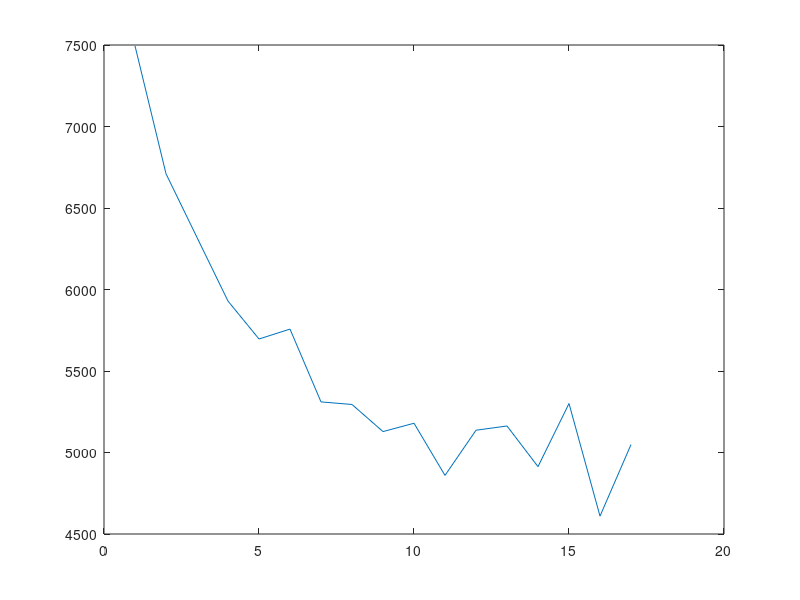

Write the MATLAB code that produced this figure.
%% TEST GAUSSIAN
% All tests that are done for the outcomes of LDA-Gaussian
%% this plots the perplexity
load OutcomeExp4_TEST;
D=DataGaus{1};
Plo=[];
for i=1:length(D.Run)
    Per = D.Run{i}.Perpl;
    plo=[];
    for j=1:length(Per);
        if ~isnan(Per(j))
            plo= [plo Per(j)];
        end
    end
    Plo=[Plo mean(plo)];
end
figure(2)
plot(Plo)
